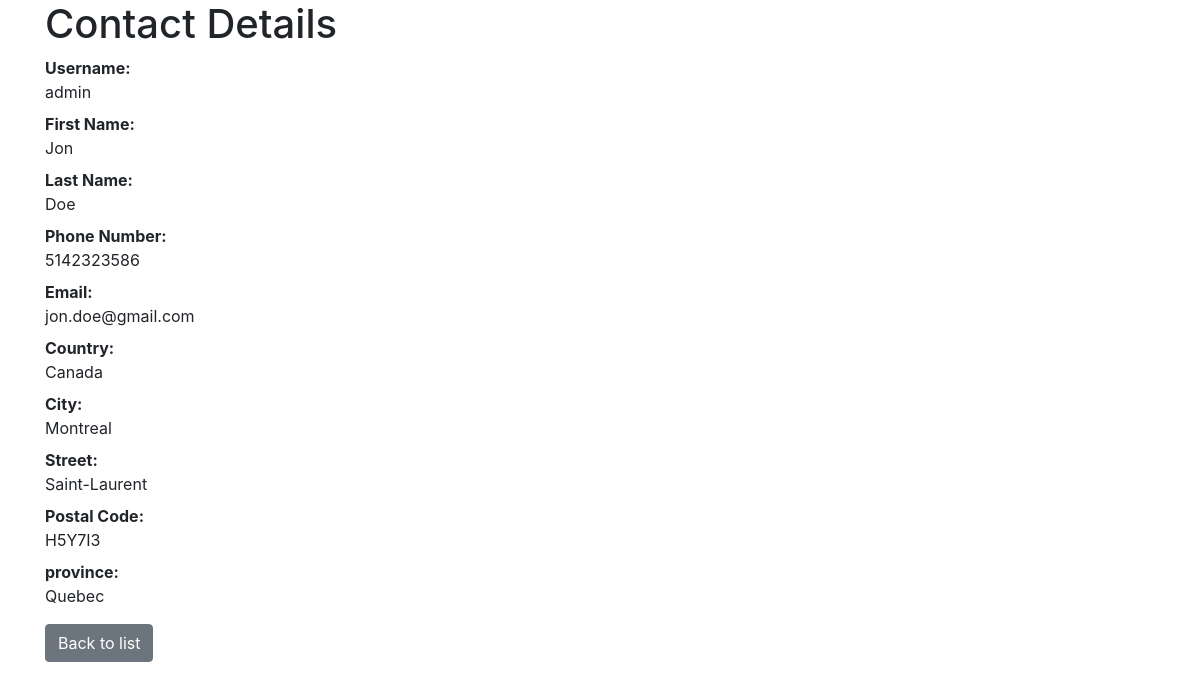
/contact/contact_info/1, run on an earlier commit of the app's database.
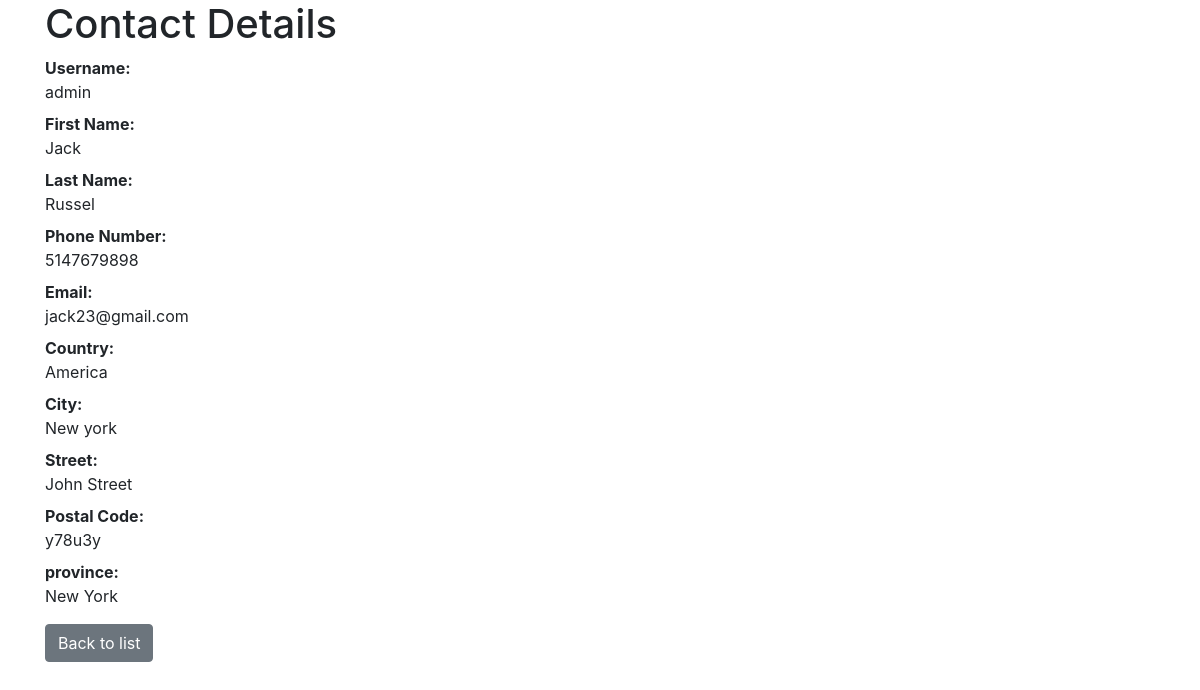
And on a later commit of the database.
### tables this page shows
CREATE TABLE `contact` (
  `contact_id` int(11) NOT NULL,
  `user_id` int(11) NOT NULL,
  `address_id` int(11) NOT NULL,
  `first_name` varchar(50) NOT NULL,
  `last_name` varchar(50) NOT NULL,
  `phone_number` varchar(50) NOT NULL,
  `email` varchar(200) NOT NULL
);

CREATE TABLE `address` (
  `address_id` int(11) NOT NULL,
  `user_id` int(11) NOT NULL,
  `country` varchar(50) NOT NULL,
  `city` varchar(50) NOT NULL,
  `street` varchar(50) NOT NULL,
  `postal_code` varchar(50) NOT NULL,
  `province` varchar(50) NOT NULL
);

CREATE TABLE `user` (
  `user_id` int(11) NOT NULL,
  `username` varchar(50) NOT NULL,
  `password_hash` varchar(72) NOT NULL,
  `role` enum('user','employee') NOT NULL DEFAULT 'user'
);

### app/controllers/ContactController.php (called while the page is built, shortened)
<?php
	class ContactController extends Controller{
		public function contact_info($contact_id){
			$contacts = $this->model('Contact')->getFromContactId($contact_id);
			$this->view('contact/detail', $contacts);
		}
	}
?>

### app/core/App.php (called while the page is built, shortened)
<?php
class App{
	var $method = 'index';
	public function __construct(){
		$url = $this->parseURL();
		if(isset($url[0]) && file_exists('app/controllers/'. $url[0]. 'Controller.php')) {
			unset($url[0]);
		}
		$this->controller = new $this->controller();
		if(isset($url[1]) && method_exists($this->controller, $url[1])){
			$this->method = $url[1];
			unset($url[1]);
		}
		$this->params = $url ? array_values($url) : [];
		call_user_func_array([$this->controller, $this->method], $this->params);
	}
	private function parseURL(){
		if(isset($_GET['url'])) {
			return explode('/', filter_var(rtrim($_GET['url'],'/'), FILTER_SANITIZE_URL));
		}
	}
}
?>

### index.php (called while the page is built, shortened)
<?php
	new App();
?>

### app/models/Contact.php (called while the page is built, shortened)
<?php
	class Contact extends model{
		public function getFromContactId($contact_id){
			$SQL = 'SELECT * FROM Contact JOIN user ON Contact.user_id = user.user_id JOIN Address ON Contact.address_id = Address.address_id WHERE contact_id = :contact_id';
			$stmt = self::$_connection->prepare($SQL);
			$stmt->execute(['contact_id'=>$contact_id]);
			$stmt->setFetchMode(PDO::FETCH_CLASS, 'Contact');
			return $stmt->fetch();
		}
	}
?>

### app/core/Model.php (called while the page is built, shortened)
<?php
	class Model{
		public function __construct(){
			$host = 'localhost';
			$dbname = 'camping';
			$user = 'camping_user';
			$password = 'tjAOLl7NQlvOtES9';
		}
	}
?>

### app/views/contact/detail.php (the view, shortened to what this page needs)
<!DOCTYPE html>
<!doctype html>
<html lang="en">
  <head>
    <link rel="stylesheet" href="https://stackpath.bootstrapcdn.com/bootstrap/4.4.1/css/bootstrap.min.css">
  </head>
  <body>
  	<div class='container'>
    <h1>Contact Details</h1>
    	<dl>
		<dt>Username:</dt>
	    <dd><?=$data->username ?></dd>
        <dt>First Name:</dt>
        <dd><?=$data->first_name ?></dd>
        <dt>Last Name:</dt>
        <dd><?=$data->last_name ?></dd>
        <dt>Phone Number:</dt>
        <dd><?=$data->phone_number ?></dd>
        <dt>Email:</dt>
        <dd><?=$data->email ?></dd>
        <dt>Country:</dt>
        <dd><?=$data->country ?></dd>
        <dt>City:</dt>
        <dd><?=$data->city ?></dd>
        <dt>Street:</dt>
        <dd><?=$data->street ?></dd>
        <dt>Postal Code:</dt>
        <dd><?=$data->postal_code ?></dd>
        <dt>province:</dt>
        <dd><?=$data->province ?></dd>
    </dl>
		<a href="/Camping/contact/index" class="btn btn-secondary">Back to list</a>
    </div>
  </body>
</html>

What changed in the data, as far as the page shows it:
changed contact "admin": first_name "Jon" → "Jack"; last_name "Doe" → "Russel"; phone_number "5142323586" → "5147679898"; email "jon.doe@gmail.com" → "jack23@gmail.com"; address.country "Canada" → "America"; address.city "Montreal" → "New york"; address.street "Saint-Laurent" → "John Street"; address.postal_code "H5Y7I3" → "y78u3y"; address.province "Quebec" → "New York"
